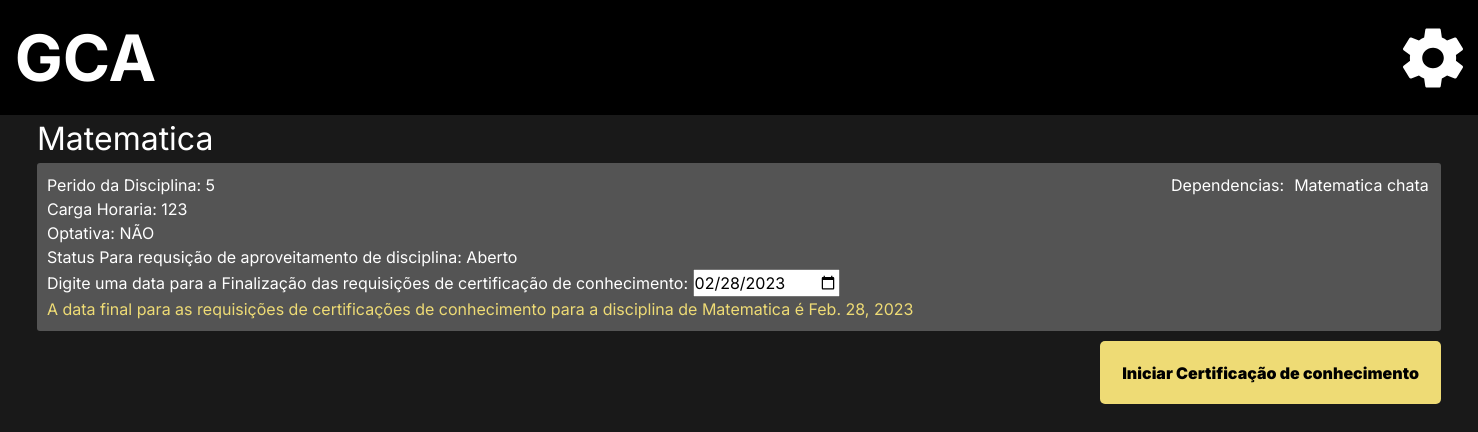
The page /Coordenador/Iniciar_periodo_de_requisicao/1 (signed in) on the database its author committed.
### administrador/models.py (models this page shows)
class Disciplina (models.Model):
    OPTATIVA = (
        ("S", "Sim"),
        ("N", "Não"),
    )
    nome = models.CharField(("Nome da Disciplina"), max_length=150, null=False)
    perido = models.IntegerField(("Periodo da disciplina"))
    carga_horaria = models.IntegerField(("Carga Horaria"))
    optativa = models.CharField(("Opitativa"), choices=OPTATIVA, blank=False, null=False,max_length=20)
    dependencia = models.ManyToManyField("self", verbose_name=("Dependencias"), blank=True, default='Sem Dependencia')
    aberto = models.BooleanField(("Aberto"), default='False')
    data_final = models.DateField(("Data Final"), blank=True, null=True,auto_now=False, auto_now_add=False)
    verbose_name = 'Disciplina'
    verbose_name_plural = 'Disciplinas'
    def __str__(self):
        return self.nome +' '+ str(self.perido)

### coordenador/views.py (the view, shortened to what this page needs)
# urls.py: path('Iniciar_periodo_de_requisicao/<int:disciplina_id>', iniciar_periodo_disciplina, name='iniciar_periodo'),
def iniciar_periodo_disciplina(request, disciplina_id):
    dados_disciplina = Disciplina.objects.get(id=disciplina_id)
    print(dados_disciplina)
    dependencias_disciplina = dados_disciplina.dependencia
    print(dependencias_disciplina)
    form = Form_disciplina_iniciar_perido_de_certificacao(request.POST or None, request.FILES or None, instance = dados_disciplina)
    return render(request, 'iniciar_periodo_disciplina.html', {'disciplina':dados_disciplina,
                                                               'dependencias':dependencias_disciplina,
                                                               'form':form})

### coordenador/templates/iniciar_periodo_disciplina.html (shortened to what this page needs)
{% extends 'base.html' %}
{% load static %}
{% block import_title_css %}
<link rel="stylesheet" href="{% static 'css/iniciar_certificacao.css' %}">
{% endblock %}
{% block main %}
<p class="white title">{{disciplina.nome}}</p>
<form action=""  method="POST">
    <div class="form_disciplina">
        <div class="dados">
            <p class="white"> Perido da Disciplina: {{form.perido.value}} </p>
            <p class="white"> Carga Horaria: {{form.carga_horaria.value}}</p>
            {% if form.optativa.value == 'S' %}
                <p class="white"> Optativa: SIM</p>
            {% elif form.optativa.value == 'N' %}
                <p class="white"> Optativa: NÃO</p>
            {% endif %}
            {%  if form.aberto.value == False %}
                <p class="white">Status Para requsição de aproveitamento de disciplina: Fechado</p>
            {% elif form.aberto.value == True %}
                <p class="white">Status Para requsição de aproveitamento de disciplina: Aberto</p>
            {% endif %}
            {% if form.data_final.value != None %}
                <p class="white" style="pointer-events: none; touch-action: none; ">Digite uma data para a Finalização das requisições de certificação de conhecimento: {{form.data_final}}</p>
                <p class="white_" >A data final para as requisições de certificações de conhecimento para a disciplina de {{disciplina.nome}} é {{disciplina.data_final}}</p>
            {% else %}
                <p class="white">Digite uma data para a Finalização das requisições de certificação de conhecimento: {{form.data_final}}</p>
            {% endif %}
        </div>
        <div class="dependencias">
            <p class="white title_dependencias">Dependencias:</p>
            <div class="lista_das_dependencias">
                {% for disciplinas in dependencias.all %}
                    <p class="white">{{disciplinas.nome}}</p>
                {% endfor %}
            </div>
        </div>
    </div>
    <button class="star_chain">
        <input type="submit" value='Iniciar Certificação de conhecimento'>
    </button>
</form>
{% endblock %}

### static/css/base.css (style rules this page uses)
* { margin: 0%; padding: 0%; border: 0%; font-family: inter; text-decoration: none; }

### static/css/modal_menu.css (style rules this page uses)
p { margin-bottom: 0px !important; }

### coordenador/static/css/iniciar_certificacao.css (style rules this page uses)
body { background-color: #191919; }
.white { color: white; }
.white_ { color: #eedb75; }
.title { font-size: 32px; margin-left: 2.5%; }
.form_disciplina { background-color: #545454; padding: 10px; margin: 0% 2.5% 0.7% 2.5%; overflow: hidden; display: flex; justify-content: space-between; flex-wrap: wrap; border-radius: 3px; }
.dependencias { display: flex; flex-basis: 260px; gap: 10px ; }
.star_chain { display: flex; justify-content: center; align-items: center; gap: 5px; border: none; background-color: #eedb75; width: 341px; height: 63px; border-radius: 5px; cursor: pointer; margin-bottom: 25%; margin-right: 2.5%; float: right; }
input[type=submit] { border: none; background-color: #eedb75; color: black; font-weight: 900; font-size: 20; }

### rows shown on the page
Disciplina: nome "Matematica", data_final "02/28/2023", data_final "Feb. 28, 2023"
Disciplina: nome "Matematica chata"
